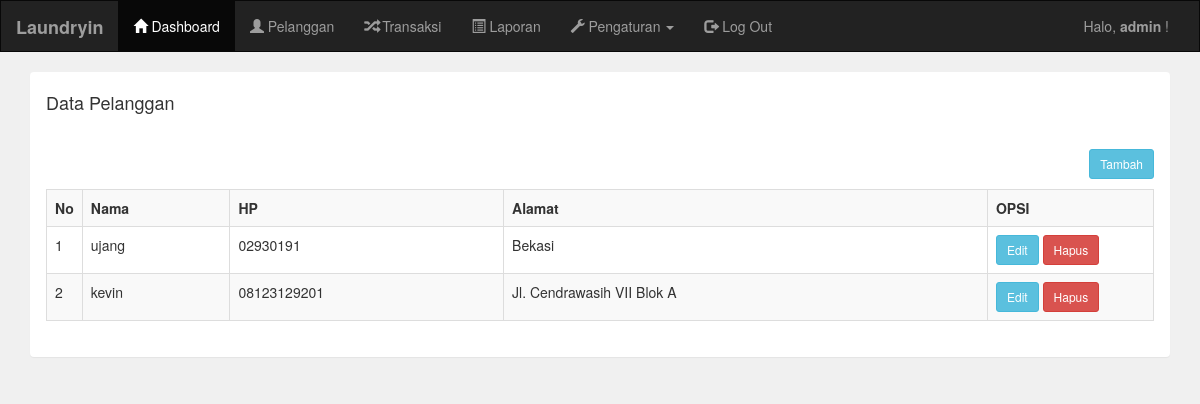
The page /admin/pelanggan.php (signed in) on the database its author committed.
### tables this page shows
CREATE TABLE `pelanggan` (
  `pelanggan_id` int(11) NOT NULL,
  `pelanggan_nama` varchar(265) NOT NULL,
  `pelanggan_hp` varchar(265) NOT NULL,
  `pelanggan_alamat` text NOT NULL
);

### admin/pelanggan.php (the view)
<?php include 'header.php'; ?>
<div class="container">
    <div class="panel">
        <div class="panel-heading">
            <h4>Data Pelanggan</h4>
        </div>
        <div class="panel-body">
            <a href="pelanggan_tambah.php" class="btn btn-sm btn-info pull-right">Tambah</a>
            <br/>
            <br/>
            <table class="table table-bordered table-striped">
                <tr>
                    <th width="1%">No</th>
                    <th>Nama</th>
                    <th>HP</th>
                    <th>Alamat</th>
                    <th width="15%">OPSI</th>
                </tr>
                <?php
                include '../koneksi.php';
                $data = mysqli_query($koneksi,"select * from pelanggan");
                $no = 1;
                while($d=mysqli_fetch_array($data)){
                    ?>
                    <tr>
                        <td><?php echo $no++; ?></td>
                        <td><?php echo $d['pelanggan_nama']; ?></td>
                        <td><?php echo $d['pelanggan_hp']; ?></td>
                        <td><?php echo $d['pelanggan_alamat']; ?></td>
                        <td>
                            <a href="pelanggan_edit.php?id=<?php echo $d['pelanggan_id']; ?>" class="btn btn-sm btn-info">Edit</a>
                            <a href="pelanggan_hapus.php?id=<?php echo $d['pelanggan_id']; ?>" class="btn btn-sm btn-danger">Hapus</a>
                        </td>
                    </tr>
                    <?php
                }
                ?>
            </table>
        </div>
    </div>
</div>
<?php include 'footer.php'; ?>

### rows shown on the page
pelanggan: pelanggan_nama "ujang", pelanggan_hp "02930191", pelanggan_alamat "Bekasi"
pelanggan: pelanggan_nama "kevin", pelanggan_hp "08123129201", pelanggan_alamat "Jl. Cendrawasih VII Blok A"

### other values the page prints
$_SESSION['username'] "admin"
